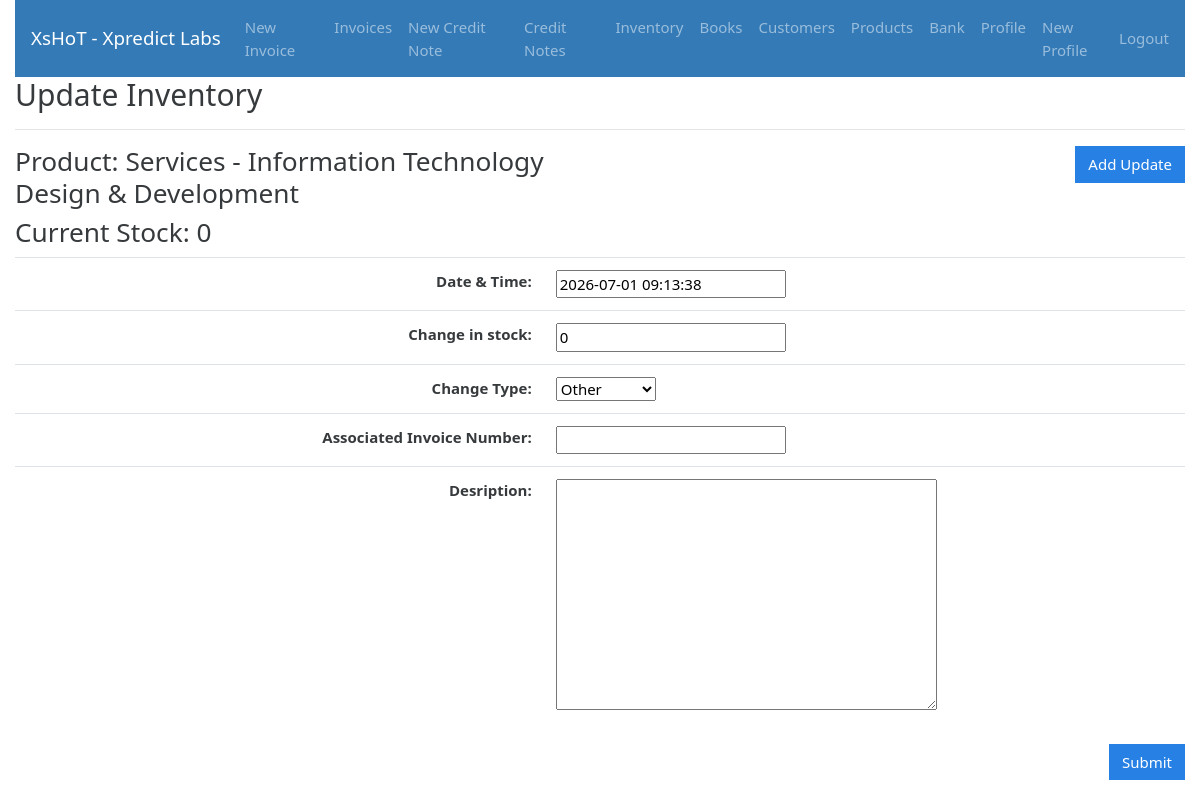
Page /inventory/1/addupdate (signed in) on the committed database.
### gstbillingapp/models.py (models this page shows, shortened)
class Inventory(models.Model):
    user = models.ForeignKey(User, null=True, blank=True, on_delete=models.SET_NULL)
    product = models.ForeignKey(Product, null=True, blank=True, on_delete=models.SET_NULL)
    current_stock = models.IntegerField(default=0)
    alert_level = models.IntegerField(default=0)
    last_log = models.ForeignKey(InventoryLog, null=True, blank=True, default=None, on_delete=models.SET_NULL)

class Product(models.Model):
    user = models.ForeignKey(User, null=True, blank=True, on_delete=models.SET_NULL)
    product_name = models.CharField(max_length=200)
    product_hsn = models.CharField(max_length=50, null=True, blank=True)
    product_unit = models.CharField(max_length=50)
    product_gst_percentage = models.FloatField()
    product_rate_with_gst = models.FloatField()
    def __str__(self):
        return str(self.product_name)

### gstbillingapp/views.py (the view, shortened to what this page needs)
# urls.py: path('inventory/<int:inventory_id>/addupdate', views.inventory_logs_add, name='inventory_logs_add'),
@login_required
def inventory_logs_add(request, inventory_id):
    context = {}
    inventory = get_object_or_404(Inventory, id=inventory_id, user=request.user)
    inventory_logs = Inventory.objects.filter(user=request.user, product=inventory.product)
    context['inventory'] = inventory
    context['inventory_logs'] = inventory_logs
    context['form'] = InventoryLogForm()
    return render(request, 'gstbillingapp/inventory_logs_add.html', context)

### gstbillingapp/forms.py
class InventoryLogForm(ModelForm):
    class Meta:
        model = InventoryLog
        fields = ['date', 'change', 'change_type', 'description']

### gstbillingapp/templates/gstbillingapp/inventory_logs_add.html (shortened to what this page needs)
{% extends "gstbillingapp/base.html" %}
{% load static %}
{% block content %}
<h2>Update Inventory</h2>
<hr>
<div class="row">
	<div class="col">
		<h3>Product: {{inventory.product}}</h3>
		<h3>Current Stock: {{inventory.current_stock}}</h3>
	</div>
	<div class="col">
		<a href="{% url 'inventory_logs_add' inventory.id %}" id="add_customer_btn"><button type="button" class="btn btn-primary">Add Update</button></a>
	</div>
</div>
<form method="POST">
	<table class="table">
		<tbody class="two-col-form">
			<tr>
				<th scope="row" class="text-right">Date & Time:</th>
				<td class="form-input-td">{{form.date}}</td>
			</tr>
			<tr>
				<th scope="row" class="text-right">Change in stock:</th>
				<td class="form-input-td">{{form.change}}</td>
			</tr>
			<tr>
				<th scope="row" class="text-right">Change Type:</th>
				<td class="form-input-td">{{form.change_type}}</td>
			</tr>
			<tr>
				<th scope="row" class="text-right">Associated Invoice Number:</th>
				<td class="form-input-td"><input type="text" name="invoice_no"></ins></td>
			</tr>
			<tr>
				<th scope="row" class="text-right">Desription:</th>
				<td class="form-input-td">{{form.description}}</td>
			</tr>
		</tbody>
	</table>
	<input type="submit" class="btn btn-primary float-right" value="Submit">
</form>
{% endblock %}

### gstbillingapp/static/gstbillingapp/main.css (style rules this page uses)
.two-col-form td, .two-col-form th { width: 25%; }
#add_customer_btn, #add_product_btn { float: right; }

### rows in the picture
Inventory: product "Services - Information Technology Design & Development", current_stock "0"
